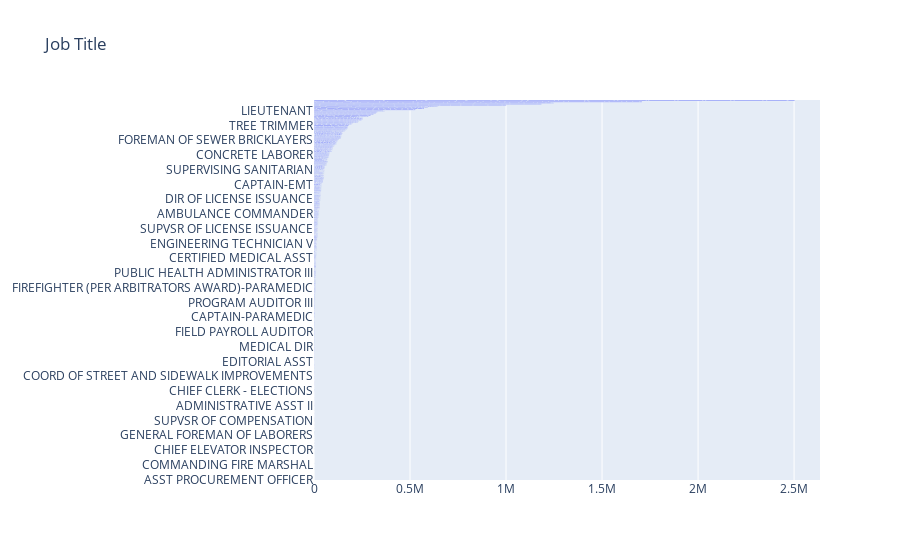

Notebook code for this chart:
### Code cell
fig = go.Figure(
       go.Bar(
           y=df_year_s['Job_Title'],
           x=df_year_s['Amount'],
           orientation='h'
       ),
   layout=go.Layout(
       title='Job Title'
   )
)
#pyo.plot(fig)
#fig.update_traces(marker_line_width=0)
fig.update_layout(yaxis={'categoryorder':'total ascending'})
fig.show()

### Figure 1 — Plotly figure (JSON) as saved in the notebook; plotly's stock layout.template omitted (floating-point values rounded to 4 significant figures; data arrays with more than 128 entries replaced by an {"elided": "..."} marker saying what was removed)
{"data": [{"orientation": "h", "type": "bar", "x": {"elided": "2297 float values"}, "y": {"elided": "2297 str values"}}], "layout": {"title": {"text": "Job Title"}, "yaxis": {"categoryorder": "total ascending"}}}
